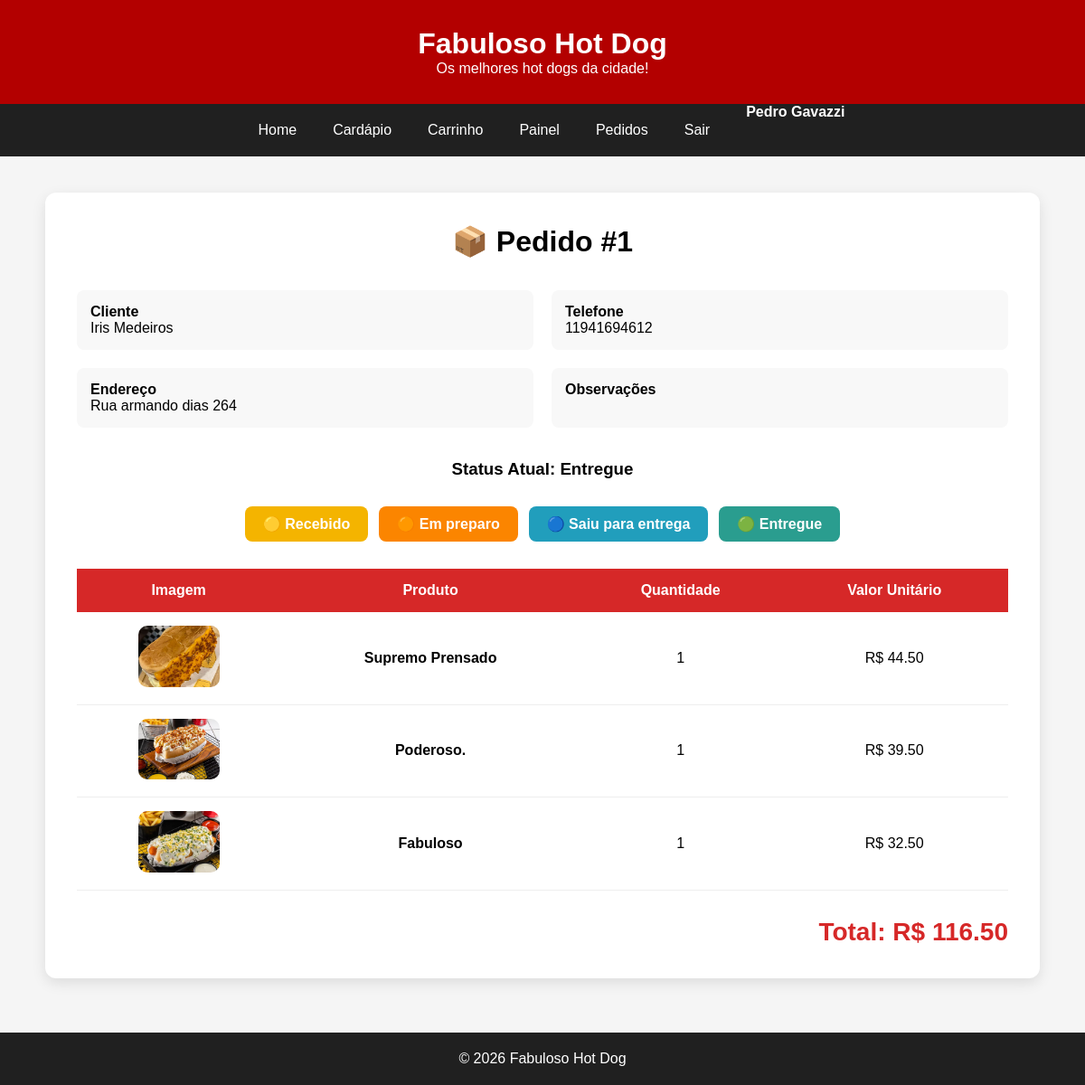
Screenshot of /pedido/1 (signed in) with the database file from the repository.
### tables this page shows
CREATE TABLE pedidos(

    id INTEGER PRIMARY KEY AUTOINCREMENT,

    cliente TEXT NOT NULL,

    telefone TEXT NOT NULL,

    endereco TEXT NOT NULL,

    observacao TEXT,

    total REAL NOT NULL,

    status TEXT DEFAULT 'Recebido'

);

CREATE TABLE itens_pedido(

    id INTEGER PRIMARY KEY AUTOINCREMENT,

    pedido_id INTEGER NOT NULL,

    produto_id INTEGER NOT NULL,

    quantidade INTEGER NOT NULL,

    preco REAL NOT NULL,

    FOREIGN KEY(pedido_id) REFERENCES pedidos(id),

    FOREIGN KEY(produto_id) REFERENCES produtos(id)

);

CREATE TABLE produtos(

    id INTEGER PRIMARY KEY AUTOINCREMENT,

    nome TEXT NOT NULL,

    descricao TEXT NOT NULL,

    preco REAL NOT NULL,

    imagem TEXT

, categoria TEXT NOT NULL DEFAULT [Lanches]);

### routes/pedidos.py (the view)
@pedidos.route("/pedido/<int:id_pedido>")
def visualizar_pedido(id_pedido):
    if "admin" not in session:
        return redirect(url_for("auth.login"))
    pedido = buscar_pedido_por_id(id_pedido)
    itens = listar_itens_pedido(id_pedido)
    return render_template(
        "admin/painel_pedidos.html",
        pedido=pedido,
        itens=itens
    )

### database/database.py (called while the page is built)
def conectar():
    caminho = os.path.abspath("database.db")
    print(f"Banco utilizado: {caminho}")
    conexao = sqlite3.connect("database.db")
    conexao.row_factory = sqlite3.Row
    return conexao

def buscar_pedido_por_id(id_pedido):
    conexao = conectar()
    cursor = conexao.cursor()
    cursor.execute("""
        SELECT
            id,
            cliente,
            telefone,
            endereco,
            observacao,
            total,
            status
        FROM pedidos
        WHERE id = ?
    """,(id_pedido,))
    pedido = cursor.fetchone()
    conexao.close()
    return pedido

def listar_itens_pedido(id_pedido):
    conexao = conectar()
    cursor = conexao.cursor()
    cursor.execute("""
        SELECT

            produtos.nome,
            produtos.imagem,

            itens_pedido.quantidade,
            itens_pedido.preco

        FROM itens_pedido

        INNER JOIN produtos

            ON produtos.id = itens_pedido.produto_id

        WHERE pedido_id = ?

    """, (id_pedido,))
    itens = cursor.fetchall()
    conexao.close()
    return itens

### templates/admin/painel_pedidos.html (shortened to what this page needs)
{% extends "base.html" %}
{% block conteudo %}
<div class="container-pedido">
    <h1>📦 Pedido #{{ pedido.id }}</h1>
    <div class="info-pedido">
        <div>
            <strong>Cliente</strong><br>
            {{ pedido.cliente }}
        </div>
        <div>
            <strong>Telefone</strong><br>
            {{ pedido.telefone }}
        </div>
        <div>
            <strong>Endereço</strong><br>
            {{ pedido.endereco }}
        </div>
        <div>
            <strong>Observações</strong><br>
        </div>
    </div>
    <h3 style="text-align:center;">
        Status Atual:
        <strong>{{ pedido.status }}</strong>
    </h3>
    <div class="status">
        <a class="recebido"
           href="{{ url_for('pedidos.alterar_status', id_pedido=pedido.id, status='Recebido') }}">
            🟡 Recebido
        </a>
        <a class="preparo"
           href="{{ url_for('pedidos.alterar_status', id_pedido=pedido.id, status='Em preparo') }}">
            🟠 Em preparo
        </a>
        <a class="entrega"
           href="{{ url_for('pedidos.alterar_status', id_pedido=pedido.id, status='Saiu para entrega') }}">
            🔵 Saiu para entrega
        </a>
        <a class="entregue"
           href="{{ url_for('pedidos.alterar_status', id_pedido=pedido.id, status='Entregue') }}">
            🟢 Entregue
        </a>
    </div>
    <table class="tabela-itens">
        <thead>
            <tr>
                <th>Imagem</th>
                <th>Produto</th>
                <th>Quantidade</th>
                <th>Valor Unitário</th>
            </tr>
        </thead>
        <tbody>
            {% for item in itens %}
            <tr>
                <td>
                    <img
                        class="img-item"
                        src="{{ url_for('static', filename='uploads/' + item.imagem) }}">
                </td>
                <td>
                    <strong>{{ item.nome }}</strong>
                </td>
                <td>
                    {{ item.quantidade }}
                </td>
                <td>
                    R$ {{ "%.2f"|format(item.preco) }}
                </td>
            </tr>
            {% endfor %}
        </tbody>
    </table>
    <div class="total-pedido">
        Total:
        R$ {{ "%.2f"|format(pedido.total) }}
    </div>
</div>
{% endblock %}

### static/css/style.css (style rules this page uses)
* { margin:0; padding:0; box-sizing:border-box; }
body { font-family:Arial, Helvetica, sans-serif; background:#f5f5f5; }
.container-pedido { max-width:1100px; margin:40px auto; background:white; padding:35px; border-radius:12px; box-shadow:0 5px 15px rgba(0,0,0,.1); }
.container-pedido h1 { text-align:center; margin-bottom:35px; }
.info-pedido { display:grid; grid-template-columns:repeat(2,1fr); gap:20px; margin-bottom:35px; }
.info-pedido div { background:#f8f8f8; padding:15px; border-radius:8px; }
.tabela-itens { width:100%; border-collapse:collapse; margin-top:20px; }
.tabela-itens th { background:#d62828; color:white; padding:15px; }
.tabela-itens td { padding:15px; border-bottom:1px solid #eee; text-align:center; }
.img-item { width:90px; border-radius:10px; }
.total-pedido { text-align:right; margin-top:30px; font-size:28px; font-weight:bold; color:#d62828; }
.status { display:flex; justify-content:center; gap:12px; margin:30px 0; flex-wrap:wrap; }
.status a { padding:10px 20px; border-radius:8px; text-decoration:none; color:white; font-weight:bold; transition:.3s; }
.recebido { background:#f4b400; }
.preparo { background:#fb8500; }
.entrega { background:#219ebc; }
.entregue { background:#2a9d8f; }

### rows the page displays
pedidos: id "1", cliente "Iris Medeiros", telefone "11941694612", endereco "Rua armando dias 264", status "Entregue", total "116.50"
itens_pedido: imagem (picture), nome "Supremo Prensado", quantidade "1", preco "44.50"
itens_pedido: imagem (picture), nome "Poderoso.", quantidade "1", preco "39.50"
itens_pedido: imagem (picture), nome "Fabuloso", quantidade "1", preco "32.50"

### other values shown
{{ session["nome"] }} "Pedro Gavazzi"
